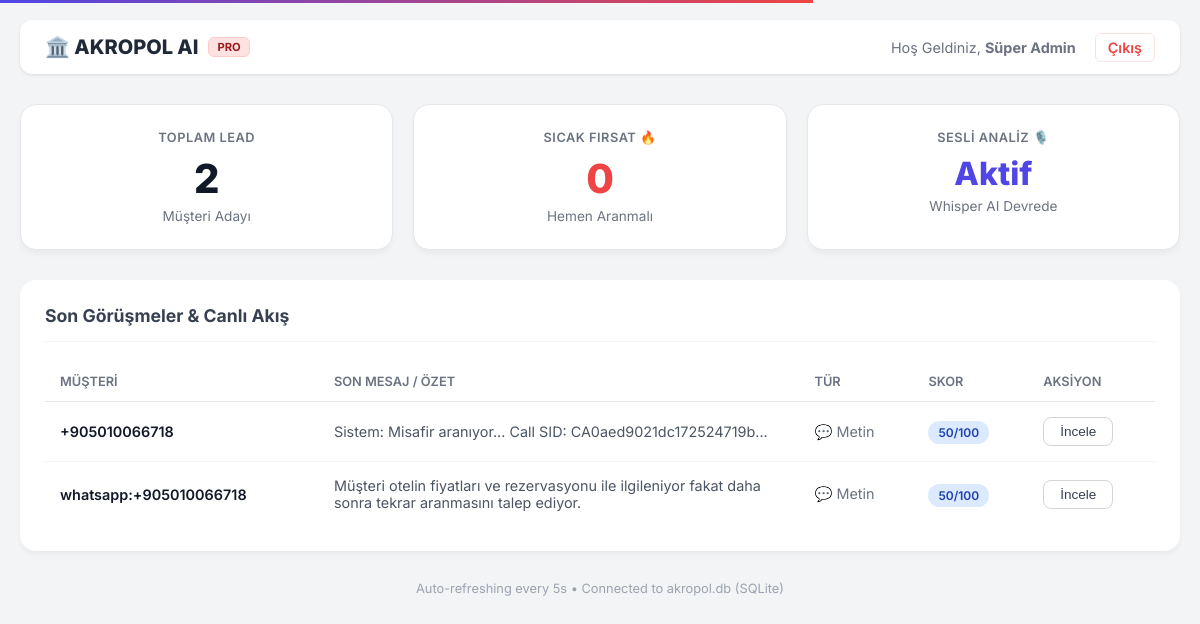
/dashboard (signed in), run on the app's committed database.
### tables this page shows
CREATE TABLE messages (
            id INTEGER PRIMARY KEY AUTOINCREMENT,
            phone TEXT,
            role TEXT,
            content TEXT,
            audio_url TEXT,
            timestamp TEXT,
            FOREIGN KEY(phone) REFERENCES leads(phone)
        );

CREATE TABLE leads (
            phone TEXT PRIMARY KEY,
            status TEXT DEFAULT 'NEW',
            summary TEXT,
            score INTEGER DEFAULT 50,
            churn_reason TEXT,
            safety_mode INTEGER DEFAULT 0,
            updated_at TIMESTAMP DEFAULT CURRENT_TIMESTAMP
        );

### main.py (the view)
@app.route("/dashboard")
def dashboard():
    if not session.get("admin"): return redirect("/login")
    db = get_db()
    stats = {}
    stats["total"] = db.execute("SELECT count(*) FROM leads").fetchone()[0]
    stats["hot"] = db.execute("SELECT count(*) FROM leads WHERE status='HOT'").fetchone()[0]
    stats["follow"] = db.execute("SELECT count(*) FROM leads WHERE status='WARM'").fetchone()[0]
    query = """
    SELECT l.phone, l.status, l.summary, l.score, l.churn_reason, m.content, m.audio_url, m.timestamp
    FROM leads l
    LEFT JOIN messages m ON m.id = (
        SELECT id FROM messages WHERE phone = l.phone ORDER BY id DESC LIMIT 1
    )
    ORDER BY m.timestamp DESC
    """
    rows = db.execute(query).fetchall()
    chats = []
    for r in rows:
        msg_type = 'audio' if r["audio_url"] else 'text'
        status = r["status"] or "NEW"
        score = r["score"] if r["score"] is not None else 50
        sentiment = "neutral"
        if score >= 80: sentiment = "positive"
        elif score >= 50: sentiment = "warning"
        elif score < 50: sentiment = "negative"
        summary = r["summary"]
        if not summary or len(summary) < 2:
            summary = (r["content"] or "")[:60] + "..."
        chats.append({
            "id": r["phone"],
            "phone_number": r["phone"],
            "last_summary": summary,
            "type": msg_type,
            "sentiment": sentiment,
            "score": score
        })
    return render_template("dashboard.html", chats=chats, stats=stats)

### main.py (called while the page is built)
def get_db():
    db = getattr(g, '_database', None)
    if db is None:
        db = g._database = sqlite3.connect(DB_FILE)
        db.row_factory = sqlite3.Row
    return db

@app.teardown_appcontext
def close_connection(exception):
    db = getattr(g, '_database', None)
    if db is not None:
        db.close()

### templates/dashboard.html (shortened to what this page needs)
<!DOCTYPE html>
<html lang="tr">
<head>
</head>
<body>
    <div class="dashboard-container">
        <header class="admin-header">
            <div class="logo">🏛️ AKROPOL AI <span class="badge">PRO</span></div>
            <div class="user-info">Hoş Geldiniz, <strong>Süper Admin</strong> <a href="/logout"
                    class="btn-exit">Çıkış</a></div>
        </header>
        <div class="stats-grid">
            <div class="card lead-card">
                <h3>TOPLAM LEAD</h3>
                <div class="value">{{ stats.total }}</div>
                <div class="label">Müşteri Adayı</div>
            </div>
            <div class="card hot-card">
                <h3>SICAK FIRSAT 🔥</h3>
                <div class="value">{{ stats.hot }}</div>
                <div class="label">Hemen Aranmalı</div>
            </div>
            <div class="card voice-card">
                <h3>SESLİ ANALİZ 🎙️</h3>
                <div class="value">Aktif</div>
                <div class="label">Whisper AI Devrede</div>
            </div>
        </div>
        <div class="content-table">
            <h3>Son Görüşmeler & Canlı Akış</h3>
            <table>
                <thead>
                    <tr>
                        <th>Müşteri</th>
                        <th>Son Mesaj / Özet</th>
                        <th>Tür</th>
                        <th>Skor</th>
                        <th>Aksiyon</th>
                    </tr>
                </thead>
                <tbody>
                    {% for chat in chats %}
                    <tr class="status-{{ chat.sentiment }}">
                        <td style="font-weight:600; color:#111827;">{{ chat.phone_number }}</td>
                        <td style="max-width:350px;">{{ chat.last_summary }}</td>
                        <td>
                            {% if chat.type == 'audio' %}
                            <span style="color:var(--primary); font-weight:600;">🎙️ Ses</span>
                            {% else %}
                            <span style="color:#6b7280;">💬 Metin</span>
                            {% endif %}
                        </td>
                        <td><span class="score-pill"
                                style="{% if chat.score > 80 %}background:#dcfce7;color:#166534;{% elif chat.score < 50 %}background:#fee2e2;color:#991b1b;{% endif %}">{{
                                chat.score }}/100</span></td>
                        <td><button onclick="window.location.href='/detail?phone={{ chat.id }}'"
                                class="btn-view">İncele</button></td>
                    </tr>
                    {% endfor %}
                </tbody>
            </table>
        </div>
        <div style="text-align:center; margin-top:30px; font-size:0.8rem; color:#9ca3af;">
            Auto-refreshing every 5s • Connected to akropol.db (SQLite)
        </div>
    </div>
</body>
</html>

### templates/dashboard.html (style rules this page uses)
:root { --primary: #4f46e5; --bg: #f3f4f6; --card-bg: white; --text-main: #111827; --text-sub: #6b7280; --success: #10b981; --warning: #f59e0b; --danger: #ef4444; }
body { font-family: 'Inter', sans-serif; background: var(--bg); color: var(--text-main); margin: 0; padding: 0; }
.dashboard-container { max-width: 1200px; margin: 0 auto; padding: 20px; }
.admin-header { display: flex; justify-content: space-between; align-items: center; margin-bottom: 30px; background: white; padding: 15px 25px; border-radius: 12px; box-shadow: 0 1px 3px rgba(0, 0, 0, 0.1); }
.logo { font-weight: 800; font-size: 1.25rem; display: flex; align-items: center; gap: 10px; color: #1f2937; }
.badge { background: #fee2e2; color: #991b1b; padding: 2px 8px; border-radius: 6px; font-size: 0.7rem; font-weight: 700; border: 1px solid #fecaca; }
.user-info { font-size: 0.9rem; color: var(--text-sub); }
.btn-exit { margin-left: 15px; color: var(--danger); text-decoration: none; font-weight: 600; border: 1px solid #fee2e2; padding: 5px 12px; border-radius: 6px; transition: all 0.2s; }
.stats-grid { display: grid; grid-template-columns: repeat(auto-fit, minmax(300px, 1fr)); gap: 20px; margin-bottom: 30px; }
.card { background: white; padding: 25px; border-radius: 16px; box-shadow: 0 4px 6px -1px rgba(0, 0, 0, 0.05); text-align: center; border: 1px solid #e5e7eb; transition: transform 0.2s; }
div.card h3 { margin: 0 0 10px 0; font-size: 0.8rem; text-transform: uppercase; color: var(--text-sub); font-weight: 600; letter-spacing: 0.5px; }
.card .value { font-size: 2.5rem; font-weight: 800; color: #111827; line-height: 1.2; }
.card .label { font-size: 0.85rem; color: var(--text-sub); margin-top: 5px; }
.hot-card .value { color: var(--danger); }
.voice-card .value { color: var(--primary); font-size: 2rem; }
.content-table { background: white; border-radius: 16px; padding: 25px; box-shadow: 0 4px 6px -1px rgba(0, 0, 0, 0.05); }
.content-table h3 { margin-top: 0; font-size: 1.1rem; color: #374151; margin-bottom: 20px; border-bottom: 1px solid #F3F4F6; padding-bottom: 15px; }
table { width: 100%; border-collapse: collapse; }
th { text-align: left; padding: 12px 15px; color: var(--text-sub); font-size: 0.8rem; font-weight: 600; text-transform: uppercase; border-bottom: 1px solid #e5e7eb; }
td { padding: 15px; font-size: 0.9rem; border-bottom: 1px solid #f3f4f6; color: #4b5563; vertical-align: middle; }
tr:last-child td { border-bottom: none; }
.score-pill { background: #dbeafe; color: #1e40af; padding: 4px 10px; border-radius: 20px; font-weight: 600; font-size: 0.75rem; }
.btn-view { background: white; border: 1px solid #d1d5db; color: #374151; padding: 6px 16px; border-radius: 8px; cursor: pointer; font-weight: 500; font-size: 0.85rem; transition: all 0.2s; }

### data on the page
messages: phone_number "+905010066718", last_summary "Sistem: Misafir aranıyor... Call SID: CA0aed9021dc172524719b...", score "50"
messages: phone_number "whatsapp:+905010066718", last_summary "Müşteri otelin fiyatları ve rezervasyonu ile ilgileniyor fakat daha sonra tekrar aranmasını talep ediyor.", score "50"

### other printed values
{{ stats.total }} "2"
{{ stats.hot }} "0"
